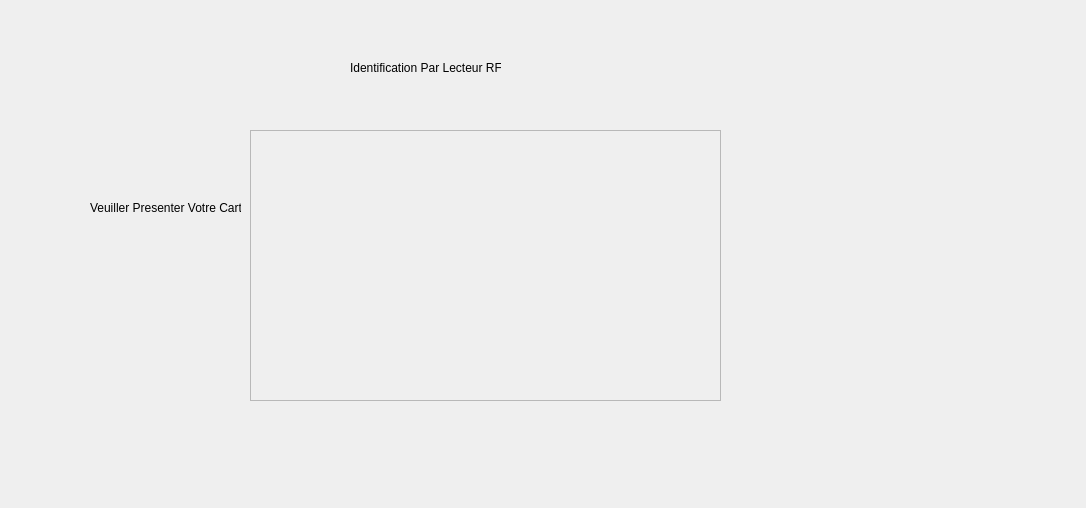
<?xml version="1.0" encoding="UTF-8"?>
<ui version="4.0">
 <class>Dialog</class>
 <widget class="QDialog" name="Dialog">
  <property name="geometry">
   <rect>
    <x>0</x>
    <y>0</y>
    <width>1086</width>
    <height>508</height>
   </rect>
  </property>
  <property name="windowTitle">
   <string>Dialog</string>
  </property>
  <widget class="QLabel" name="label">
   <property name="geometry">
    <rect>
     <x>350</x>
     <y>60</y>
     <width>151</width>
     <height>16</height>
    </rect>
   </property>
   <property name="text">
    <string>Identification Par Lecteur RFID</string>
   </property>
  </widget>
  <widget class="QLabel" name="label_2">
   <property name="geometry">
    <rect>
     <x>90</x>
     <y>200</y>
     <width>151</width>
     <height>16</height>
    </rect>
   </property>
   <property name="text">
    <string>Veuiller Presenter Votre Carte </string>
   </property>
  </widget>
  <widget class="QFrame" name="frame">
   <property name="geometry">
    <rect>
     <x>250</x>
     <y>130</y>
     <width>471</width>
     <height>271</height>
    </rect>
   </property>
   <property name="styleSheet">
    <string notr="true">image: url(:/new/prefix1/pics/rfid-lecteur-de-controle-d-acces-ic-lecteur-de-car.jpg);</string>
   </property>
   <property name="frameShape">
    <enum>QFrame::StyledPanel</enum>
   </property>
   <property name="frameShadow">
    <enum>QFrame::Raised</enum>
   </property>
  </widget>
 </widget>
 <resources/>
 <connections/>
</ui>
